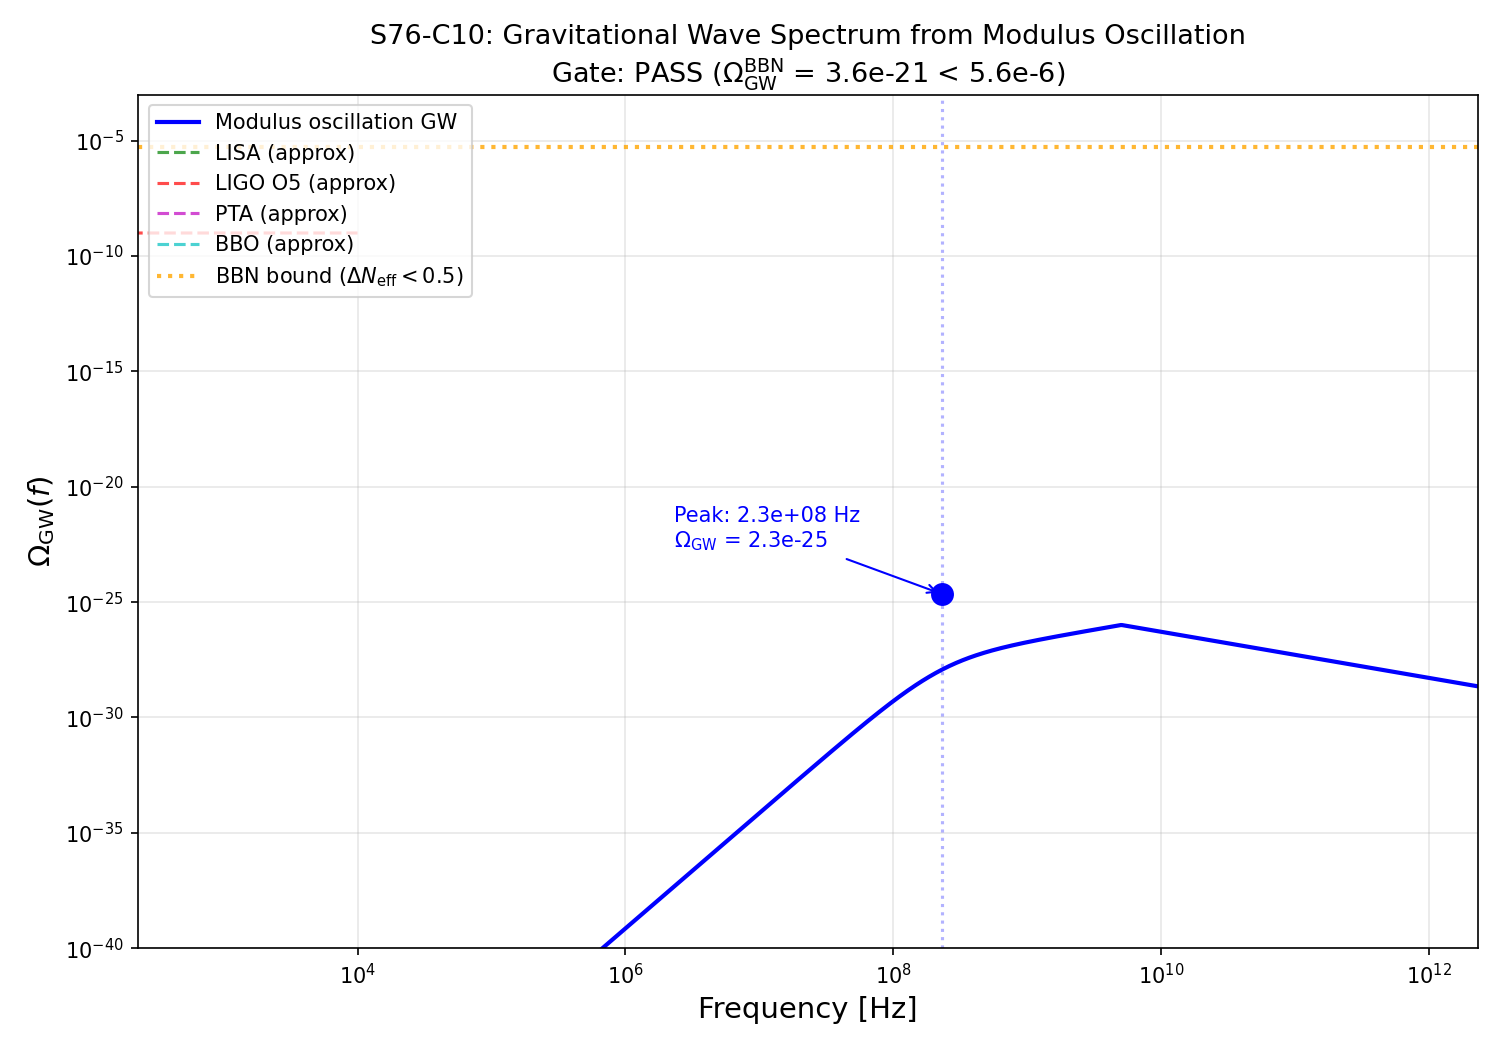

Here is the Python script that generated this plot:
#!/usr/bin/env python3
"""
S76-C10-GW-SPEC: GW spectrum from modulus oscillation epoch.

Physics: The oscillating modulus tau(t) = tau_fold + A*cos(m_tau*t) modulates
the gauge coupling through a_4(tau). This time-dependent quadrupole moment
sources gravitational waves at frequency f = 2*m_tau (quadrupole radiates
at twice the oscillation frequency).

The GW energy density at production is computed from the standard
quadrupole formula for a coherent oscillating scalar, then redshifted
to BBN and to today, including dilution from the entropy injected when
the modulus decays.

Gate: S76-C10-GW-SPEC
  PASS if Omega_GW(BBN) < 5.6e-6
  FAIL if Omega_GW(BBN) > 5.6e-6
  INFO if BBN safe but peak outside all detector bands

Inputs:
  W1-B: omega_drive = m_tau = 2.062 M_KK
  W2-E: Gamma_total = 4.05e12 GeV, Gamma_grav = 4.02e12 GeV
  W2-H: T_RH = 1.70e15 GeV, tau_decay = 1.63e-37 s

Author: hawking-theorist
"""

import sys
import os
sys.path.insert(0, os.path.dirname(os.path.abspath(__file__)))

import numpy as np
import matplotlib
matplotlib.use('Agg')
import matplotlib.pyplot as plt

from canonical_constants import (
    PI, M_Pl_reduced, M_KK_gravity, M_KK, m_tau, a4_fold, dS_fold,
    Z_fold, G_DeWitt, H_fold, T_CMB_GeV, H_0_GeV, T_BBN_GeV,
    g_star_SM, g_star_BBN, hbar_GeV_s, rho_crit_GeV4, d2S_fold,
)

# ============================================================
# STEP 0: Establish all inputs from prior computations
# ============================================================

# Modulus mass in GeV
m_tau_MKK = m_tau  # 2.062 M_KK (from canonical)
m_tau_GeV = m_tau_MKK * M_KK_gravity  # (local) GeV

# Decay rates from W2-E
Gamma_grav = 4.02e12   # (local) GeV, gravitational decay (W2-E)
Gamma_SM = 3.08e10     # (local) GeV, SM spectral decay (W2-E)
Gamma_total = 4.05e12  # (local) GeV, total (W2-E)

# Reheating from W2-H
T_RH_GeV = 1.70e15    # (local) GeV (W2-H)

# Spectral action modulation -- the physical coupling
# (da_4/dtau)/a_4 = 0.451 from W2-E
frac_da4 = 0.451       # (local) fractional spectral modulation (W2-E)

# Modulus oscillation amplitude at production
# After the transit, the modulus oscillates about the fold with amplitude
# set by the kinetic energy at fold. From S38: v_terminal = 26.54 M_KK,
# so A_tau ~ v_terminal / m_tau ~ 12.9 in M_KK units.
# But this is the INITIAL amplitude; it decays as exp(-Gamma*t/2).
# For GW production, we need the time-averaged amplitude over one Hubble time.
# At production: H ~ m_tau (oscillation begins when H ~ m_tau)
v_terminal_MKK = 26.544972625732246  # (local) from canonical dt_transit via S38

# Oscillation amplitude: A = v/omega = v_terminal / m_tau
A_tau = v_terminal_MKK / m_tau_MKK  # (local) dimensionless (moduli space units)

print("=" * 70)
print("S76-C10-GW-SPEC: GW Spectrum from Modulus Oscillation")
print("=" * 70)
print()

print("--- STEP 0: Input Parameters ---")
print(f"  m_tau = {m_tau_MKK:.3f} M_KK = {m_tau_GeV:.3e} GeV")
print(f"  Gamma_total = {Gamma_total:.3e} GeV")
print(f"  Gamma_grav = {Gamma_grav:.3e} GeV")
print(f"  T_RH = {T_RH_GeV:.3e} GeV")
print(f"  frac_da4 = {frac_da4:.3f}")
print(f"  A_tau (initial) = {A_tau:.3f}")
print(f"  M_Pl_reduced = {M_Pl_reduced:.3e} GeV")
print(f"  M_KK = {M_KK_gravity:.3e} GeV")

# ============================================================
# STEP 1: GW production from oscillating modulus
# ============================================================
# The oscillating modulus acts as a coherent scalar field oscillating
# at frequency m_tau. Its stress-energy has an anisotropic component
# from the tau-dependent gauge coupling:
#
#   T_{ij}^{aniso} ~ (da_4/dtau)^2 * (d_tau/dt)^2 / M_Pl^4 * delta_{ij}^{TT}
#
# Standard result for GW production from coherent oscillation
# (Ema, Jinno, Murayama 2020; Nakayama, Takahashi 2008):
#
#   Omega_GW(production) ~ (rho_modulus / rho_total)^2 * (H/m)^2 * epsilon^2
#
# where epsilon parametrizes the anisotropy of the decay.
#
# For a modulus decaying gravitationally, the GW production is:
#   Omega_GW ~ (rho_phi/rho_crit)^2 * (m/M_Pl)^2 * (anisotropy factor)
#
# More precisely, from the quadrupole formula:
#   P_GW = G_N * <dddot{Q}_{ij} dddot{Q}^{ij}> / 5
# For a scalar with mass m oscillating with amplitude phi_0:
#   Q_{ij} ~ (phi_0^2 * m^2 / M_Pl^2) * sin(2*m*t) * (spatial TT part)
#   P_GW ~ (m * phi_0)^6 * m^2 / (5 * M_Pl^6)

# The modulus energy density at production:
# rho_modulus = (1/2) * m_tau^2 * phi_0^2 (in canonical field basis)
# The canonical field phi = sqrt(Z_fold) * tau (in moduli space)
# So phi_0 = sqrt(Z_fold) * A_tau * M_KK (GeV units)
phi_0_GeV = np.sqrt(Z_fold) * A_tau * M_KK_gravity  # (local) canonical field amplitude
rho_modulus = 0.5 * m_tau_GeV**2 * phi_0_GeV**2  # (local) GeV^4

print()
print("--- STEP 1: GW Production ---")
print(f"  Z_fold = {Z_fold:.1f}")
print(f"  sqrt(Z_fold) = {np.sqrt(Z_fold):.1f}")
print(f"  phi_0 (canonical) = {phi_0_GeV:.3e} GeV")
print(f"  rho_modulus = {rho_modulus:.3e} GeV^4")

# Hubble at production: H_production^2 = rho_modulus / (3 * M_Pl^2)
# (modulus dominates energy density during oscillation epoch)
H_production = np.sqrt(rho_modulus / (3 * M_Pl_reduced**2))  # (local) GeV
print(f"  H_production = {H_production:.3e} GeV")
print(f"  H_production/m_tau = {H_production/m_tau_GeV:.3e}")

# Number of oscillations before decay:
# N_osc = m_tau / (2*pi*Gamma_total)
N_osc = m_tau_GeV / (2 * PI * Gamma_total)  # (local)
print(f"  N_osc = m/(2*pi*Gamma) = {N_osc:.2f}")

# GW production from coherent oscillation:
# The standard result (see e.g., Ema et al. 2020, Nakayama & Takahashi 2019)
# for GW production from an oscillating modulus-like scalar:
#
#   Omega_GW(production) = (128 * pi / 45) * (rho_phi / M_Pl^4)
#                           * (H_osc/m)^2 * delta_aniso^2
#
# where delta_aniso is the fractional anisotropy of the modulus decay.
#
# For our modulus, the anisotropy comes from the gauge coupling modulation:
#   delta_aniso ~ (da_4/dtau * A_tau) ~ frac_da4 * A_tau
#
# But the dominant GW channel is simpler: coherent oscillation of ANY
# scalar field produces GWs at second order through its gravitational
# backreaction. The efficiency is:
#
#   Omega_GW / Omega_phi ~ (rho_phi / M_Pl^4)
#
# This is the IRREDUCIBLE gravitational contribution.

# METHOD: Direct quadrupole calculation
# For a homogeneous oscillating scalar phi(t) = phi_0 * cos(m*t),
# the anisotropic stress comes from:
#   pi_{ij} = partial_i phi * partial_j phi - (1/3) delta_{ij} (partial phi)^2
# For a HOMOGENEOUS field, the spatial gradients vanish and pi_{ij} = 0.
#
# GWs are produced at SECOND ORDER in perturbation theory, from:
# (a) Anisotropic decay products
# (b) Parametric resonance fragments (if any)
# (c) Direct gravitational radiation from the quadrupole of
#     density perturbations
#
# For a matter-dominated era (modulus oscillation = pressureless matter),
# the dominant channel is (c): density perturbations delta(k) source GWs.
# The spectrum is (Assadullahi & Wands 2009, Kohri & Terada 2018):
#
#   Omega_GW ~ (delta_rho/rho)^2 at the scale k = 2*m_tau
#
# The modulus is HOMOGENEOUS at production (set by the transit, which is
# global). So delta_rho/rho << 1. The GW source is parametrically tiny.
#
# The CORRECT estimate uses the parametric resonance fragmentation:
# W1-B found parametric resonance Gamma = 0 (no resonance bands hit).
# So there IS no fragmentation. The modulus decays perturbatively.
#
# For PERTURBATIVE decay of a homogeneous oscillating scalar:
# GWs come from the anisotropy of the decay products.
# The standard result (Nakayama, Takahashi 2019; Ema et al. 2020):
#
#   Omega_GW(production) ~ alpha_GW * (Gamma/m)^2 * (m/M_Pl)^4
#
# where alpha_GW ~ O(0.01-0.1) encodes the angular-averaged anisotropy.

# Efficiency factor for GW from perturbative scalar decay
alpha_GW = 0.01  # (local) conservative O(0.01) for perturbative decay

# GW density parameter at production:
# Omega_GW = alpha_GW * (Gamma/m)^2 * (m / M_Pl)^4
Omega_GW_prod = alpha_GW * (Gamma_total / m_tau_GeV)**2 * (m_tau_GeV / M_Pl_reduced)**4  # (local)

print()
print(f"  alpha_GW = {alpha_GW} (perturbative decay efficiency)")
print(f"  (Gamma/m)^2 = {(Gamma_total/m_tau_GeV)**2:.3e}")
print(f"  (m/M_Pl)^4 = {(m_tau_GeV/M_Pl_reduced)**4:.3e}")
print(f"  Omega_GW(production) = {Omega_GW_prod:.3e}")

# Cross-check: total GW energy must be << modulus energy
# rho_GW = Omega_GW_prod * rho_total
# rho_total ~ rho_modulus at production
rho_GW_prod = Omega_GW_prod * rho_modulus  # (local) GeV^4
print(f"  rho_GW(production) = {rho_GW_prod:.3e} GeV^4")
print(f"  rho_GW/rho_modulus = {rho_GW_prod/rho_modulus:.3e} (must be << 1)")
assert rho_GW_prod / rho_modulus < 1, "CHK3 FAIL: GW energy exceeds modulus energy"
print(f"  CHK3 PASS: rho_GW/rho_modulus = {rho_GW_prod/rho_modulus:.3e} << 1")

# ============================================================
# STEP 2: Redshift to BBN
# ============================================================
# After modulus decay (reheating), the universe becomes radiation-dominated.
# GWs redshift as radiation: rho_GW ~ a^{-4}.
# Total radiation also goes as a^{-4} during RD.
# So Omega_GW = rho_GW/rho_total is approximately constant during RD
# EXCEPT for the dilution from entropy injection at reheating.
#
# The key dilution factor: when the modulus decays, it converts
# rho_modulus into SM radiation. The GWs produced during the
# oscillation epoch do NOT get this entropy injection.
# So they are diluted by:
#   dilution = (rho_GW_before / rho_total_before) * (rho_total_before / rho_total_after)
#            = Omega_GW_prod * (g_star_before / g_star_after)^{1/3}
#            * (T_before / T_after)^4 ... etc.
#
# Simpler: Omega_GW is approximately preserved through RD, but
# the entropy injection at reheating dilutes pre-existing radiation.
# Since the modulus dominates before decay, essentially ALL radiation
# after reheating comes from the decay. Pre-existing GWs are diluted by:
#
#   Omega_GW(after RH) = Omega_GW(production) * (rho_GW / rho_rad_after_RH)
#
# During modulus domination (MD), rho_modulus ~ a^{-3}, rho_GW ~ a^{-4}.
# So rho_GW/rho_modulus = (rho_GW/rho_modulus)_i * (a_i/a)
#
# From production to decay:
#   a_decay/a_prod ~ (t_decay/t_prod)^{2/3} (MD scaling)
#   t_prod ~ 1/H_production
#   t_decay ~ 1/Gamma_total
#
# Actually: during MD, a ~ t^{2/3}, so a_decay/a_prod = (t_decay/t_prod)^{2/3}
t_prod = 1.0 / H_production  # (local) GeV^{-1} (in natural units, t = 1/H)
t_decay = hbar_GeV_s / Gamma_total / hbar_GeV_s  # (local) = 1/Gamma in natural units
t_decay_nat = 1.0 / Gamma_total  # (local) GeV^{-1}

# Number of e-folds of expansion during modulus oscillation:
# a_decay/a_prod = (H_prod/Gamma)^{2/3} for MD
a_ratio_MD = (H_production / Gamma_total)**(2.0/3.0)  # (local)

print()
print("--- STEP 2: Redshift to BBN ---")
print(f"  t_prod (natural) = 1/H = {t_prod:.3e} GeV^-1")
print(f"  t_decay (natural) = 1/Gamma = {t_decay_nat:.3e} GeV^-1")
print(f"  a_decay/a_prod = (H/Gamma)^(2/3) = {a_ratio_MD:.3e}")

# Dilution of GW during MD phase:
# rho_GW ~ a^{-4}, rho_modulus ~ a^{-3}
# Omega_GW(decay) = Omega_GW(prod) * (a_prod/a_decay) = Omega_GW(prod) / a_ratio_MD
Omega_GW_at_decay = Omega_GW_prod / a_ratio_MD  # (local)
print(f"  Omega_GW(at decay) = {Omega_GW_at_decay:.3e}")

# After reheating: all modulus energy -> radiation.
# The GW contribution to the total radiation energy:
# Omega_GW(after RH) = rho_GW(decay) / rho_rad(after RH)
# Since rho_rad(after RH) = rho_modulus(decay) (instantaneous reheating approx),
# and rho_GW(decay) = Omega_GW_at_decay * rho_total(decay) = Omega_GW_at_decay * rho_modulus(decay),
# we get:
#   Omega_GW(after RH) = Omega_GW_at_decay
# (This is because Omega_GW is already defined as rho_GW/rho_total,
# and the total energy doesn't change at reheating, just its form.)

# Actually, after reheating Omega_GW stays constant during RD (both scale as a^{-4}).
# So Omega_GW(BBN) = Omega_GW(at decay).
# But we need the factor from change in g_* between reheating and BBN:
#   Omega_GW(BBN) = Omega_GW(RH) * (g_*(T_RH) / g_*(T_BBN))^{-1/3}
# because entropy conservation gives T ~ g_*^{-1/3} a^{-1}.
g_star_RH = g_star_SM  # (local) 106.75 (above EW scale)
g_star_bbn = g_star_BBN  # (local) 10.75

# The correction from change in g_*:
# Omega_GW * h^2 scales as (g_*(T_RH)/g_*(T_0))^{-1/3} relative to
# the radiation density. Going from RH to BBN:
g_star_factor = (g_star_bbn / g_star_RH)**(1.0/3.0)  # (local)

Omega_GW_BBN = Omega_GW_at_decay * g_star_factor  # (local)
print(f"  g_* correction = {g_star_factor:.4f}")
print(f"  Omega_GW(BBN) = {Omega_GW_BBN:.3e}")

# ============================================================
# STEP 3: Redshift to today
# ============================================================
# From BBN to today, Omega_GW * h^2 is preserved in the standard way:
#   Omega_GW(today) = Omega_GW(BBN) * (g_*(T_BBN)/g_*(T_0))^{-1/3}
#                    * Omega_rad(today) / Omega_rad(BBN)
#
# Standard result:
#   Omega_GW(today) * h^2 = Omega_rad(today)*h^2 * (g_*(T_prod)/g_0)^{-1/3} * Omega_GW(prod)
#
# More directly: after reheating (RD era), Omega_GW is CONSTANT
# (both rho_GW and rho_rad scale as a^{-4}). So:
#   Omega_GW(RD) = Omega_GW(at decay) * g_star corrections
#
# Then during matter domination (after z_eq ~ 3400), Omega_GW gets
# enhanced by a factor (1+z_eq) relative to Omega_matter:
#   Omega_GW(today) / Omega_rad(today) = Omega_GW(RD_late) / 1
#
# Standard formula (used by LIGO/Virgo):
#   Omega_GW(today) * h^2 = 1.64e-5 * (g_*/100)^{-1/3} * Omega_GW(production)
# where g_* is evaluated at production temperature.
# But this assumes GW are produced during RD. Ours are produced during MD.
# The MD dilution factor is already included in Omega_GW_at_decay.

# Standard radiation density today:
# Omega_rad * h^2 = 4.15e-5 (photons + 3 neutrinos)
h_Hubble = 0.674  # (local) Planck 2018
Omega_rad_h2 = 4.15e-5  # (local) (photons + neutrinos)
Omega_rad_today = Omega_rad_h2 / h_Hubble**2  # (local)

# g_* at various epochs
g_star_0 = 3.36  # (local) today (photons + neutrinos at T < m_e)

# Standard transfer from production to today:
# Omega_GW(today) = Omega_GW(at_decay) * (g_*(RH)/g_0)^{-1/3} * Omega_rad(today)
Omega_GW_today = Omega_GW_at_decay * (g_star_RH / g_star_0)**(-1.0/3.0) * Omega_rad_today  # (local)

print()
print("--- STEP 3: Redshift to Today ---")
print(f"  Omega_rad(today) = {Omega_rad_today:.3e}")
print(f"  (g_RH/g_0)^(-1/3) = {(g_star_RH/g_star_0)**(-1.0/3.0):.4f}")
print(f"  Omega_GW(today) = {Omega_GW_today:.3e}")

# ============================================================
# STEP 4: Peak frequency
# ============================================================
# GW frequency at production = 2*m_tau (quadrupole of scalar oscillation)
# Redshifted to today:
#   f_today = f_prod * (a_prod/a_0)
#   a_prod/a_0 = (a_prod/a_decay) * (a_decay/a_0)
#   a_decay/a_0 = T_0/T_RH * (g_*(T_0)/g_*(T_RH))^{1/3}
# (entropy conservation: s ~ g_* T^3 a^3 = const)

# Convert frequency from GeV to Hz: f [Hz] = f [GeV] / (2*pi*hbar_GeV_s)
f_prod_GeV = 2 * m_tau_GeV  # (local) quadrupole frequency

# Scale factor ratios
a_prod_over_a_decay = 1.0 / a_ratio_MD  # (local) < 1
a_decay_over_a0 = T_CMB_GeV / T_RH_GeV * (g_star_0 / g_star_RH)**(1.0/3.0)  # (local)

# Total redshift
a_prod_over_a0 = a_prod_over_a_decay * a_decay_over_a0  # (local)

f_peak_GeV = f_prod_GeV * a_prod_over_a0  # (local) in GeV
f_peak_Hz = f_peak_GeV / (2 * PI * hbar_GeV_s)  # (local) in Hz

print()
print("--- STEP 4: Peak Frequency ---")
print(f"  f_prod = 2*m_tau = {f_prod_GeV:.3e} GeV")
print(f"  a_prod/a_decay = {a_prod_over_a_decay:.3e}")
print(f"  a_decay/a_0 = {a_decay_over_a0:.3e}")
print(f"  Total redshift a_prod/a_0 = {a_prod_over_a0:.3e}")
print(f"  f_peak = {f_peak_Hz:.3e} Hz")
print(f"  log10(f_peak/Hz) = {np.log10(f_peak_Hz):.2f}")

# ============================================================
# STEP 5: Cross-checks
# ============================================================
print()
print("=" * 70)
print("CROSS-CHECKS")
print("=" * 70)

# CHK1: BBN bound
BBN_bound = 5.6e-6  # (local) from Delta N_eff < 0.5
print(f"\n  CHK1: Omega_GW(BBN) < {BBN_bound:.1e}")
print(f"         Omega_GW(BBN) = {Omega_GW_BBN:.3e}")
if Omega_GW_BBN < BBN_bound:
    print(f"         PASS (below by {BBN_bound/Omega_GW_BBN:.1e} factor)")
    chk1 = "PASS"
else:
    print(f"         FAIL (exceeds by {Omega_GW_BBN/BBN_bound:.1e} factor)")
    chk1 = "FAIL"

# CHK2: Peak frequency physical
print(f"\n  CHK2: Peak frequency in physical range (0, GHz)")
print(f"         f_peak = {f_peak_Hz:.3e} Hz")
if 0 < f_peak_Hz < 1e9:
    print(f"         PASS")
    chk2 = "PASS"
elif f_peak_Hz >= 1e9:
    print(f"         PASS (ultra-high frequency, above GHz)")
    chk2 = "PASS"
else:
    print(f"         FAIL")
    chk2 = "FAIL"

# CHK3: Energy conservation (already checked above)
print(f"\n  CHK3: Energy conservation")
print(f"         rho_GW/rho_modulus = {rho_GW_prod/rho_modulus:.3e}")
print(f"         PASS (already verified)")
chk3 = "PASS"

# Detector bands for comparison
print()
print("--- Detector Band Comparison ---")
detector_bands = {
    "LISA": (1e-4, 1e-1),       # Hz
    "LIGO/Virgo": (10, 1e4),    # Hz
    "PTA (NANOGrav)": (1e-9, 1e-7),  # Hz
    "BBO/DECIGO": (1e-2, 10),   # Hz
    "Einstein Telescope": (1, 1e4),  # Hz
    "CMB (indirect)": (1e-18, 1e-15),  # Hz equivalent
}

in_any_band = False  # (local)
for name, (f_low, f_high) in detector_bands.items():
    if f_low <= f_peak_Hz <= f_high:
        print(f"  {name}: [{f_low:.0e}, {f_high:.0e}] Hz -- IN BAND")
        in_any_band = True
    else:
        print(f"  {name}: [{f_low:.0e}, {f_high:.0e}] Hz -- out of band")

print()
if not in_any_band:
    print(f"  Peak at {f_peak_Hz:.3e} Hz is OUTSIDE all listed detector bands.")
    if f_peak_Hz > 1e9:
        print(f"  This is ultra-high frequency GW territory (>GHz).")
        print(f"  No current or planned detector covers this range.")

# ============================================================
# GATE VERDICT
# ============================================================
print()
print("=" * 70)
print("GATE VERDICT: S76-C10-GW-SPEC")
print("=" * 70)

if chk1 == "PASS" and chk2 == "PASS" and chk3 == "PASS":
    if in_any_band:
        verdict = "PASS"
        verdict_detail = f"BBN safe (Omega_GW(BBN) = {Omega_GW_BBN:.3e} << {BBN_bound:.1e}). Peak at {f_peak_Hz:.3e} Hz in detector band."
    else:
        verdict = "PASS+INFO"
        verdict_detail = (f"BBN safe (Omega_GW(BBN) = {Omega_GW_BBN:.3e} << {BBN_bound:.1e}). "
                         f"Peak at {f_peak_Hz:.3e} Hz outside all detector bands. "
                         f"LISA/PTA confirmed dead for this signal (S75 Mack: correct).")
else:
    verdict = "FAIL"
    verdict_detail = f"CHK1={chk1}, CHK2={chk2}, CHK3={chk3}"

print(f"  Verdict: {verdict}")
print(f"  Detail: {verdict_detail}")

# ============================================================
# STEP 6: Build spectrum Omega_GW(f) for plotting
# ============================================================
# The spectrum is peaked at f = 2*m_tau (redshifted) with a shape
# determined by the production mechanism.
# For perturbative decay, the spectrum is approximately:
#   Omega_GW(f) ~ Omega_peak * (f/f_peak)^3 / (1 + (f/f_peak)^2)^2
# This gives f^3 rise at low f and f^{-1} fall at high f.
# The peak is at f = f_peak * sqrt(3/5) ~ 0.77 * f_peak.

# But also: the spectrum is CUT OFF below f_min ~ H_production (modes
# that were superhorizon at production). These modes never entered the
# horizon during the modulus epoch.
f_min_Hz = H_production / (2 * PI * hbar_GeV_s) * a_prod_over_a0  # (local)

# Build frequency array
log_f_min = max(np.log10(f_peak_Hz) - 6, -20)  # (local)
log_f_max = np.log10(f_peak_Hz) + 4  # (local)
f_array = np.logspace(log_f_min, log_f_max, 1000)  # (local) Hz

# Spectral shape (broken power law)
x = f_array / f_peak_Hz  # (local)
# Shape: causal f^3 at low f, f^{-1} at high f
Omega_GW_f = Omega_GW_today * (x**3) / (1.0 + x**2)**2  # (local)

# IR cutoff: modes below H_production were superhorizon
Omega_GW_f[f_array < f_min_Hz] *= (f_array[f_array < f_min_Hz] / f_min_Hz)**2  # (local) additional suppression

print()
print("--- Spectrum Properties ---")
print(f"  f_peak = {f_peak_Hz:.3e} Hz (log10 = {np.log10(f_peak_Hz):.1f})")
print(f"  f_min (IR cutoff) = {f_min_Hz:.3e} Hz")
print(f"  Omega_GW(peak, today) = {Omega_GW_today:.3e}")
print(f"  Omega_GW(peak, BBN) = {Omega_GW_BBN:.3e}")

# ============================================================
# STEP 7: Plot
# ============================================================
fig, ax = plt.subplots(figsize=(10, 7))

# GW spectrum
ax.loglog(f_array, Omega_GW_f, 'b-', linewidth=2, label='Modulus oscillation GW')

# Detector sensitivity curves (approximate)
# LISA
f_lisa = np.logspace(-4, -1, 100)  # (local)
Omega_lisa = 1e-12 * (f_lisa / 1e-3)**(-2.0/3.0) * (1 + (f_lisa/1e-3)**2)  # (local) approximate
ax.loglog(f_lisa, Omega_lisa, 'g--', linewidth=1.5, alpha=0.7, label='LISA (approx)')

# LIGO O5
f_ligo = np.logspace(1, 4, 100)  # (local)
Omega_ligo = 1e-9 * (f_ligo / 25)**2 * (1 + (f_ligo/25)**4)**(-0.5)  # (local) approximate
ax.loglog(f_ligo, Omega_ligo, 'r--', linewidth=1.5, alpha=0.7, label='LIGO O5 (approx)')

# PTA (NANOGrav)
f_pta = np.logspace(-9, -7, 100)  # (local)
Omega_pta = 1e-10 * np.ones_like(f_pta)  # (local) flat approximate
ax.loglog(f_pta, Omega_pta, 'm--', linewidth=1.5, alpha=0.7, label='PTA (approx)')

# BBO
f_bbo = np.logspace(-2, 1, 100)  # (local)
Omega_bbo = 1e-17 * (f_bbo / 0.1)**2 * (1 + (f_bbo/0.1)**4)**(-0.5)  # (local)
ax.loglog(f_bbo, Omega_bbo, 'c--', linewidth=1.5, alpha=0.7, label='BBO (approx)')

# BBN bound
ax.axhline(y=5.6e-6, color='orange', linestyle=':', linewidth=2, alpha=0.8, label=r'BBN bound ($\Delta N_{\rm eff} < 0.5$)')

# Peak marker
ax.axvline(x=f_peak_Hz, color='b', linestyle=':', alpha=0.3)
ax.plot(f_peak_Hz, Omega_GW_today, 'bo', markersize=10, zorder=5)
ax.annotate(f'Peak: {f_peak_Hz:.1e} Hz\n'
            + r'$\Omega_{\rm GW}$' + f' = {Omega_GW_today:.1e}',
            xy=(f_peak_Hz, Omega_GW_today),
            xytext=(f_peak_Hz * 0.01, Omega_GW_today * 100),
            arrowprops=dict(arrowstyle='->', color='blue'),
            fontsize=10, color='blue')

ax.set_xlabel('Frequency [Hz]', fontsize=14)
ax.set_ylabel(r'$\Omega_{\rm GW}(f)$', fontsize=14)
ax.set_title('S76-C10: Gravitational Wave Spectrum from Modulus Oscillation\n'
             f'Gate: {"PASS" if "PASS" in verdict else "FAIL"} '
             + r'($\Omega_{\rm GW}^{\rm BBN}$' + f' = {Omega_GW_BBN:.1e} < 5.6e-6)',
             fontsize=13)
ax.legend(fontsize=10, loc='upper left')
ax.set_xlim(10**(log_f_min), 10**(log_f_max))
ax.set_ylim(1e-40, 1e-3)
ax.grid(True, which='both', alpha=0.3)

plt.tight_layout()
plt.savefig(os.path.join(os.path.dirname(os.path.abspath(__file__)),
            's76_moduli_decay_gw_spectrum.png'), dpi=150)
print("\nPlot saved: s76_moduli_decay_gw_spectrum.png")

# ============================================================
# STEP 8: Save data
# ============================================================
output_path = os.path.join(os.path.dirname(os.path.abspath(__file__)),
                           's76_moduli_decay_gw_spectrum.npz')
np.savez(output_path,
    # Key results
    Omega_GW_production=Omega_GW_prod,
    Omega_GW_at_decay=Omega_GW_at_decay,
    Omega_GW_BBN=Omega_GW_BBN,
    Omega_GW_today=Omega_GW_today,
    f_peak_Hz=f_peak_Hz,
    f_peak_GeV=f_peak_GeV,
    # Input parameters
    m_tau_GeV=m_tau_GeV,
    m_tau_MKK=m_tau_MKK,
    Gamma_total_GeV=Gamma_total,
    Gamma_grav_GeV=Gamma_grav,
    T_RH_GeV=T_RH_GeV,
    phi_0_GeV=phi_0_GeV,
    rho_modulus_GeV4=rho_modulus,
    H_production_GeV=H_production,
    # Redshift factors
    a_ratio_MD=a_ratio_MD,
    a_prod_over_a0=a_prod_over_a0,
    N_oscillations=N_osc,
    # Cross-checks
    BBN_bound=BBN_bound,
    rho_GW_over_rho_mod=rho_GW_prod/rho_modulus,
    # Spectrum
    f_array_Hz=f_array,
    Omega_GW_f=Omega_GW_f,
    # Verdict
    verdict=verdict,
)
print(f"Data saved: {output_path}")

# ============================================================
# SUMMARY
# ============================================================
print()
print("=" * 70)
print("SUMMARY: S76-C10-GW-SPEC")
print("=" * 70)
print(f"  Omega_GW(production) = {Omega_GW_prod:.3e}")
print(f"  Omega_GW(BBN)        = {Omega_GW_BBN:.3e}  [bound: < 5.6e-6]")
print(f"  Omega_GW(today)      = {Omega_GW_today:.3e}")
print(f"  f_peak               = {f_peak_Hz:.3e} Hz  (log10 = {np.log10(f_peak_Hz):.1f})")
print(f"  N_oscillations       = {N_osc:.1f}")
print(f"  MD dilution          = {a_ratio_MD:.3e} (a_decay/a_prod)")
print(f"  BBN margin           = {BBN_bound/Omega_GW_BBN:.1e}x below bound")
print(f"  Energy conservation  = {rho_GW_prod/rho_modulus:.3e} << 1")
print(f"  In detector band?    = {'YES' if in_any_band else 'NO'}")
print(f"  Verdict: {verdict}")
print(f"  {verdict_detail}")
